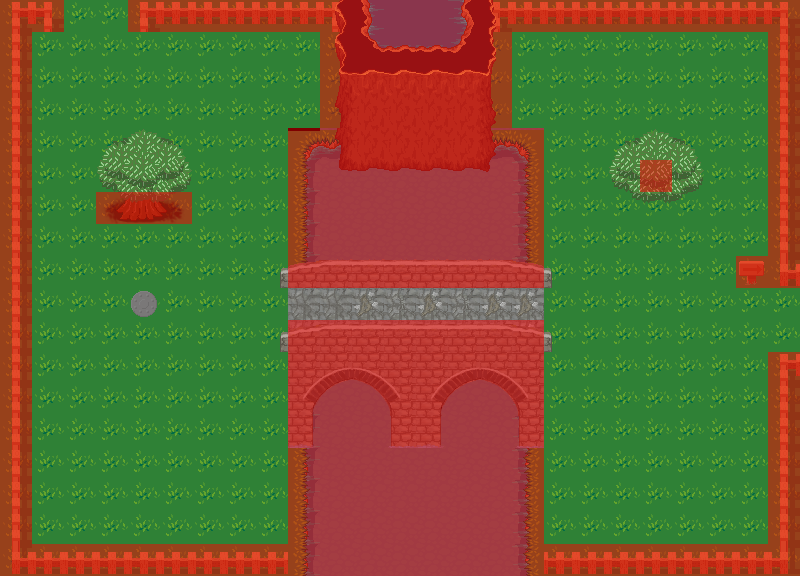

A level layout from a 2D game, rendered from its tile map. Below: a short description, then the map file with its tile-grid data intact:
An orthogonal 25x18 tile map with 32x32 px tiles, 5 tile layers (1, 2, 3, 4, ...).

<map version="1.10" tiledversion="1.10.2" orientation="orthogonal" renderorder="right-down" width="25" height="18" tilewidth="32" tileheight="32" infinite="0" nextlayerid="6" nextobjectid="1">
 <tileset firstgid="1" name="tileset1" tilewidth="32" tileheight="32" tilecount="1000" columns="25">
  <image source="tileset1.png" width="800" height="1280" />
 </tileset>
 <layer id="1" name="1" width="25" height="18">
  <data encoding="csv">
366,366,366,366,366,366,366,366,366,366,366,366,366,366,366,366,366,366,366,366,366,366,366,366,366,
366,366,366,366,366,366,366,366,366,366,366,366,366,366,366,366,366,366,366,366,366,366,366,366,366,
366,366,366,366,366,366,366,366,366,366,366,366,366,366,366,366,366,366,366,366,366,366,366,366,366,
366,366,366,366,366,366,366,366,366,366,366,366,366,366,366,366,366,366,366,366,366,366,366,366,366,
366,366,366,366,366,366,366,366,366,664,665,366,366,366,366,665,666,366,366,366,366,366,366,366,366,
366,366,366,366,366,366,366,366,366,689,690,690,690,690,690,690,691,366,366,366,366,366,366,366,366,
366,366,366,366,366,366,366,366,366,689,690,690,690,690,690,690,691,366,366,366,366,366,366,366,366,
366,366,366,366,366,366,366,366,366,689,690,690,690,690,690,690,691,366,366,366,366,366,366,366,366,
366,366,366,366,366,366,366,366,366,689,690,690,690,690,690,690,691,366,366,366,366,366,366,366,366,
366,366,366,366,366,366,366,366,366,689,690,690,690,690,690,690,691,366,366,366,366,366,366,366,366,
366,366,366,366,366,366,366,366,366,689,690,690,690,690,690,690,691,366,366,366,366,366,366,366,366,
366,366,366,366,366,366,366,366,366,689,690,690,690,690,690,690,691,366,366,366,366,366,366,366,366,
366,366,366,366,366,366,366,366,366,689,690,690,690,690,690,690,691,366,366,366,366,366,366,366,366,
366,366,366,366,366,366,366,366,366,689,690,690,690,690,690,690,691,366,366,366,366,366,366,366,366,
366,366,366,366,366,366,366,366,366,689,690,690,690,690,690,690,691,366,366,366,366,366,366,366,366,
366,366,366,366,366,366,366,366,366,689,690,690,690,690,690,690,691,366,366,366,366,366,366,366,366,
366,366,366,366,366,366,366,366,366,689,690,690,690,690,690,690,691,366,366,366,366,366,366,366,366,
366,366,366,366,366,366,366,366,366,689,690,690,690,690,690,690,691,366,366,366,366,366,366,366,366
</data>
 </layer>
 <layer id="2" name="2" width="25" height="18">
  <data encoding="csv">
760,762,0,0,760,761,761,761,761,761,762,0,0,0,0,760,761,761,761,761,761,761,761,761,762,
785,0,0,0,0,0,0,0,0,0,0,0,0,0,0,0,0,0,0,0,0,0,0,0,787,
785,0,0,0,0,0,0,0,0,0,0,0,0,0,0,0,0,0,0,0,0,0,0,0,787,
785,0,0,0,0,0,0,0,0,0,0,0,0,0,0,0,0,0,0,0,0,0,0,0,787,
785,0,0,0,0,0,0,0,0,0,0,0,0,0,0,0,0,0,0,0,0,0,0,0,787,
785,0,0,0,0,0,0,0,0,0,0,0,0,0,0,0,0,0,0,0,0,0,0,0,787,
785,0,0,426,427,428,0,0,0,0,0,0,0,0,0,0,0,0,0,0,0,0,0,0,787,
785,0,0,0,0,0,0,0,0,0,0,0,0,0,0,0,0,0,0,0,0,0,0,0,787,
785,0,0,0,0,0,0,0,0,0,0,0,0,0,0,0,0,0,0,0,0,0,0,483,810,
785,0,0,0,0,0,0,0,0,0,0,0,0,0,0,0,0,0,0,0,0,0,0,0,0,
785,0,0,0,0,0,0,0,0,492,493,494,495,496,497,498,499,0,0,0,0,0,0,0,0,
785,0,0,0,0,0,0,0,0,542,543,544,545,546,547,548,549,0,0,0,0,0,0,0,760,
785,0,0,0,0,0,0,0,0,567,568,569,570,571,572,573,574,0,0,0,0,0,0,0,785,
785,0,0,0,0,0,0,0,0,646,647,648,649,646,647,648,649,0,0,0,0,0,0,0,785,
785,0,0,0,0,0,0,0,0,0,0,0,0,0,0,0,0,0,0,0,0,0,0,0,785,
785,0,0,0,0,0,0,0,0,0,0,0,0,0,0,0,0,0,0,0,0,0,0,0,785,
785,0,0,0,0,0,0,0,0,0,0,0,0,0,0,0,0,0,0,0,0,0,0,0,785,
810,811,811,811,811,811,811,811,811,0,0,0,0,0,0,0,0,811,811,811,811,811,811,811,812
</data>
 </layer>
 <layer id="3" name="3" width="25" height="18">
  <data encoding="csv">
0,0,0,0,0,0,0,0,0,0,323,324,324,324,324,325,0,0,0,0,0,0,0,0,0,
0,0,0,0,0,0,0,0,0,0,323,324,324,324,324,325,0,0,0,0,0,0,0,0,0,
0,0,0,0,0,0,0,0,0,0,348,349,349,349,349,350,0,0,0,0,0,0,0,0,0,
0,0,0,0,0,0,0,0,0,0,373,374,374,374,374,375,0,0,0,0,0,0,0,0,0,
0,0,0,0,0,0,0,0,0,0,373,374,374,374,374,375,0,0,0,0,0,0,0,0,0,
0,0,0,0,0,0,0,0,0,0,398,399,399,399,399,400,0,0,0,0,0,0,0,0,0,
0,0,0,0,0,0,0,0,0,0,0,0,0,0,0,0,0,0,0,0,0,0,0,0,0,
0,0,0,0,0,0,0,0,0,0,0,0,0,0,0,0,0,0,0,0,0,0,0,0,0,
0,0,0,0,0,0,0,0,466,467,468,469,470,471,472,473,474,475,0,0,0,0,0,0,0,
0,0,0,0,661,0,0,0,491,492,493,494,495,496,497,498,499,500,0,0,0,0,0,0,0,
0,0,0,0,0,0,0,0,516,517,518,519,520,521,522,523,524,525,0,0,0,0,0,0,0,
0,0,0,0,0,0,0,0,0,0,0,0,0,0,0,0,0,0,0,0,0,0,0,0,0,
0,0,0,0,0,0,0,0,0,0,0,0,0,0,0,0,0,0,0,0,0,0,0,0,0,
0,0,0,0,0,0,0,0,0,0,0,0,0,0,0,0,0,0,0,0,0,0,0,0,0,
0,0,0,0,0,0,0,0,0,0,0,0,0,0,0,0,0,0,0,0,0,0,0,0,0,
0,0,0,0,0,0,0,0,0,0,0,0,0,0,0,0,0,0,0,0,0,0,0,0,0,
0,0,0,0,0,0,0,0,0,0,0,0,0,0,0,0,0,0,0,0,0,0,0,0,0,
0,0,0,0,0,0,0,0,0,0,0,0,0,0,0,0,0,0,0,0,0,0,0,0,0
</data>
 </layer>
 <layer id="4" name="4" width="25" height="18">
  <data encoding="csv">
0,0,0,0,0,0,0,0,0,0,0,764,765,765,766,0,0,0,0,0,0,0,0,0,0,
0,0,0,0,0,0,0,0,0,0,0,789,790,790,791,0,0,0,0,0,0,0,0,0,0,
0,0,0,0,0,0,0,0,0,0,0,0,0,0,0,0,0,0,0,0,0,0,0,0,0,
0,0,0,0,0,0,0,0,0,0,0,0,0,0,0,0,0,0,0,0,0,0,0,0,0,
0,0,0,376,377,378,0,0,0,0,0,0,0,0,0,0,0,0,0,385,386,387,0,0,0,
0,0,0,401,402,403,0,0,0,0,0,0,0,0,0,0,0,0,0,410,411,412,0,0,0,
0,0,0,0,0,0,0,0,0,0,0,0,0,0,0,0,0,0,0,435,436,437,0,0,0,
0,0,0,0,0,0,0,0,0,0,0,0,0,0,0,0,0,0,0,0,0,0,0,0,0,
0,0,0,0,0,0,0,0,0,0,0,0,0,0,0,0,0,0,0,0,0,0,0,0,0,
0,0,0,0,0,0,0,0,0,0,0,0,0,0,0,0,0,0,0,0,0,0,0,0,0,
0,0,0,0,0,0,0,0,0,0,0,0,0,0,0,0,0,0,0,0,0,0,0,0,0,
0,0,0,0,0,0,0,0,0,0,0,0,0,0,0,0,0,0,0,0,0,0,0,0,0,
0,0,0,0,0,0,0,0,0,0,0,0,0,0,0,0,0,0,0,0,0,0,0,0,0,
0,0,0,0,0,0,0,0,0,0,0,0,0,0,0,0,0,0,0,0,0,0,0,0,0,
0,0,0,0,0,0,0,0,0,0,0,0,0,0,0,0,0,0,0,0,0,0,0,0,0,
0,0,0,0,0,0,0,0,0,0,0,0,0,0,0,0,0,0,0,0,0,0,0,0,0,
0,0,0,0,0,0,0,0,0,0,0,0,0,0,0,0,0,0,0,0,0,0,0,0,0,
0,0,0,0,0,0,0,0,0,0,0,0,0,0,0,0,0,0,0,0,0,0,0,0,0
</data>
 </layer>
 <layer id="5" name="kollision" width="25" height="18">
  <data encoding="csv">
2,2,0,0,2,2,2,2,2,2,2,2,2,2,2,2,2,2,2,2,2,2,2,2,2,
2,0,0,0,0,0,0,0,0,0,2,2,2,2,2,2,0,0,0,0,0,0,0,0,2,
2,0,0,0,0,0,0,0,0,0,2,2,2,2,2,2,0,0,0,0,0,0,0,0,2,
2,0,0,0,0,0,0,0,0,0,2,2,2,2,2,2,0,0,0,0,0,0,0,0,2,
2,0,0,0,0,0,0,0,0,2,2,2,2,2,2,2,2,0,0,0,0,0,0,0,2,
2,0,0,0,0,0,0,0,0,2,2,2,2,2,2,2,2,0,0,0,2,0,0,0,2,
2,0,0,2,2,2,0,0,0,2,2,2,2,2,2,2,2,0,0,0,0,0,0,0,2,
2,0,0,0,0,0,0,0,0,2,2,2,2,2,2,2,2,0,0,0,0,0,0,0,2,
2,0,0,0,0,0,0,0,0,2,2,2,2,2,2,2,2,0,0,0,0,0,0,2,2,
2,0,0,0,0,0,0,0,0,0,0,0,0,0,0,0,0,0,0,0,0,0,0,0,0,
2,0,0,0,0,0,0,0,0,2,2,2,2,2,2,2,2,0,0,0,0,0,0,0,0,
2,0,0,0,0,0,0,0,0,2,2,2,2,2,2,2,2,0,0,0,0,0,0,0,2,
2,0,0,0,0,0,0,0,0,2,2,2,2,2,2,2,2,0,0,0,0,0,0,0,2,
2,0,0,0,0,0,0,0,0,2,2,2,2,2,2,2,2,0,0,0,0,0,0,0,2,
2,0,0,0,0,0,0,0,0,2,2,2,2,2,2,2,2,0,0,0,0,0,0,0,2,
2,0,0,0,0,0,0,0,0,2,2,2,2,2,2,2,2,0,0,0,0,0,0,0,2,
2,0,0,0,0,0,0,0,0,2,2,2,2,2,2,2,2,0,0,0,0,0,0,0,2,
2,2,2,2,2,2,2,2,2,2,2,2,2,2,2,2,2,2,2,2,2,2,2,2,2
</data>
 </layer>
</map>
